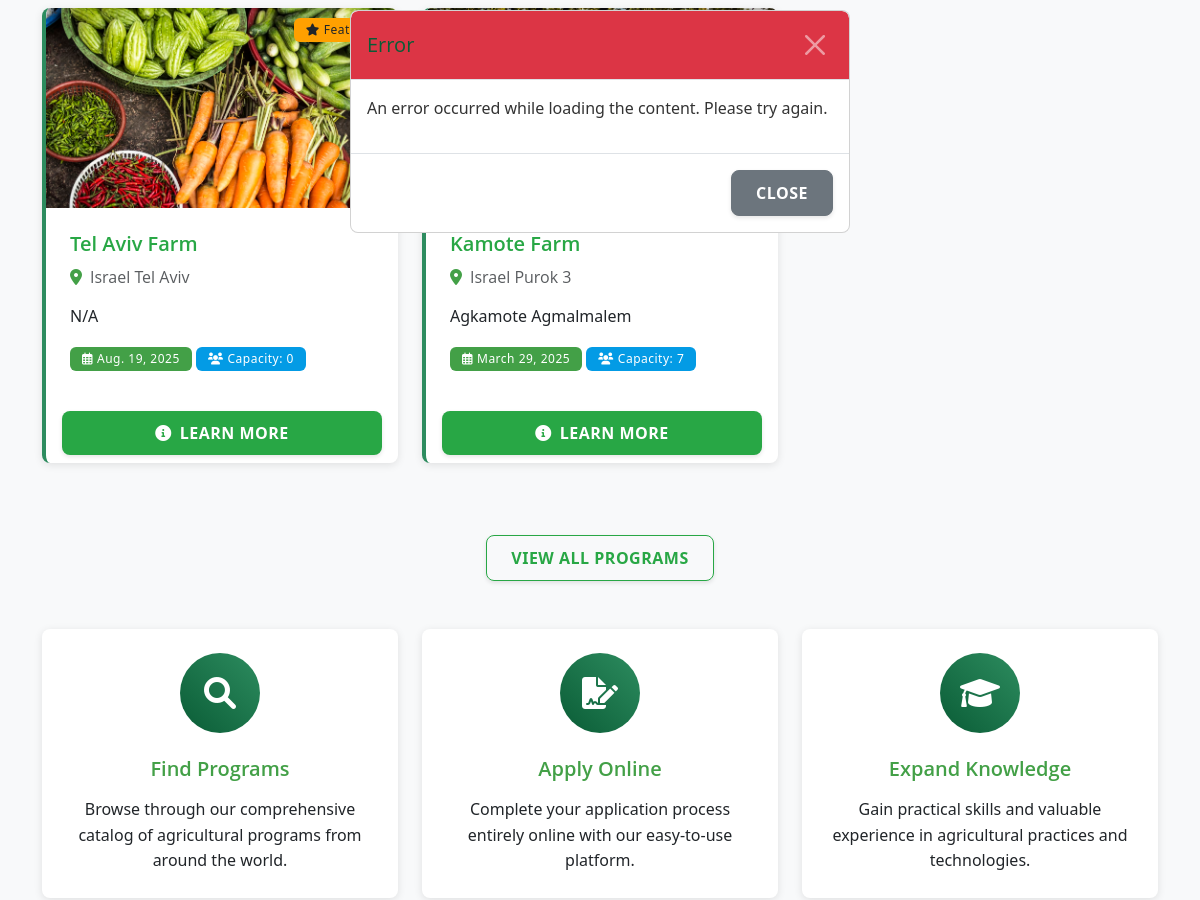
The page /auth-required/ (middle part) on the database as committed earlier.
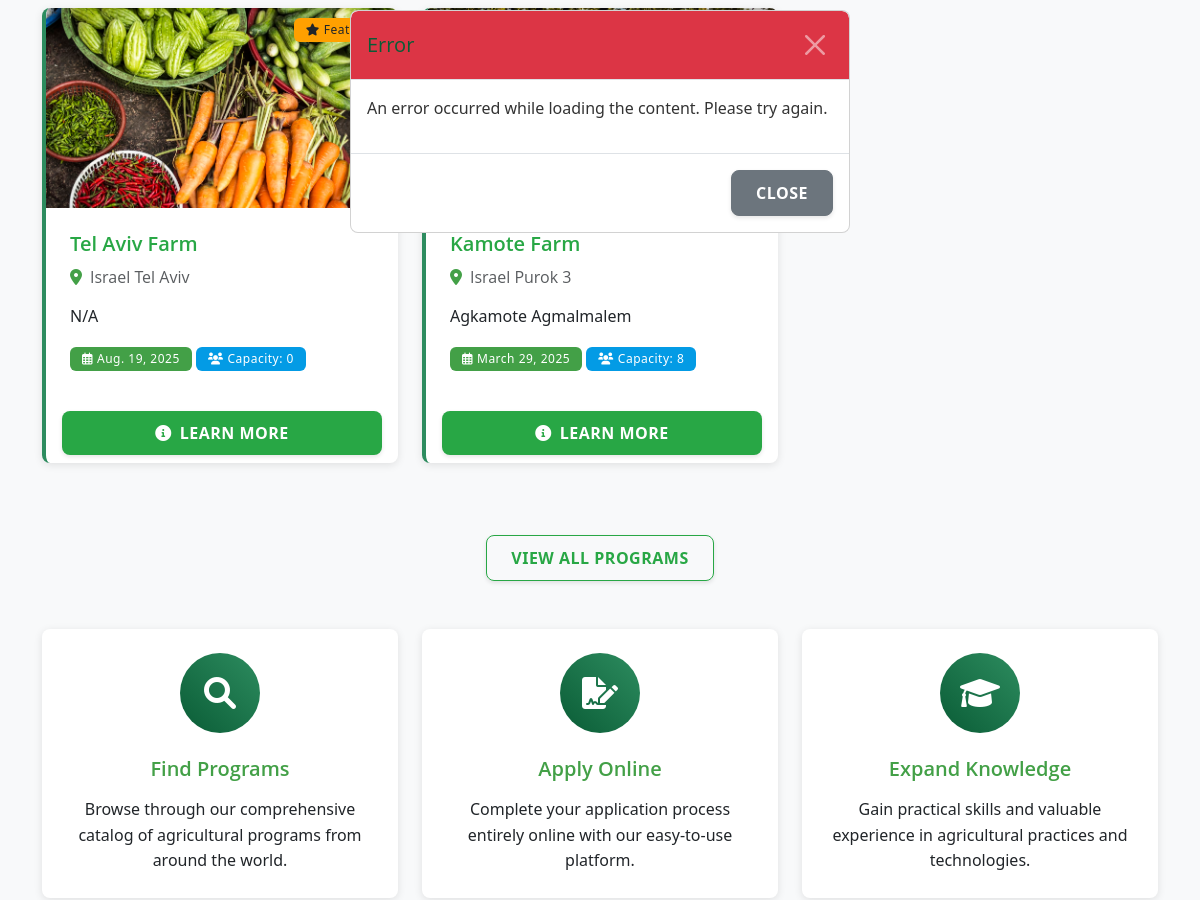
The same page on the database as committed later.
### core/models.py (models this page shows, shortened)
class AgricultureProgram(models.Model):
    title = models.CharField(max_length=200)
    description = models.TextField()
    start_date = models.DateField()
    country = models.CharField(max_length=100, help_text='Country where the program is located')
    location = models.CharField(max_length=100, help_text='Specific location within the country')
    capacity = models.PositiveIntegerField()
    registration_deadline = models.DateTimeField(blank=True, null=True,
        help_text='Deadline for program registration. If not set, registration will be open until start date.')
    image = models.ImageField(upload_to='program_images/', blank=True, null=True, help_text='Program/Farm image')
    is_featured = models.BooleanField(default=False, help_text='Display on landing page as featured program')
    created_at = models.DateTimeField(auto_now_add=True)
    updated_at = models.DateTimeField(auto_now=True)
    GENDER_REQUIREMENT_CHOICES = [
        ('Any', 'Any'),
        ('Male', 'Male Only'),
        ('Female', 'Female Only'),
    ]
    required_gender = models.CharField(max_length=10, choices=GENDER_REQUIREMENT_CHOICES, default='Any')
    requires_license = models.BooleanField(default=False, verbose_name="Requires International Driver's License")
    def get_image_url(self):
        if self.image:
            return self.image.url
        import os
        from django.conf import settings
        placeholders = {
            'Israel': 'israel-farm.jpg',
            'Japan': 'japan-farm.jpg',
            'Australia': 'australia-farm.jpg',
            'New Zealand': 'newzealand-farm.jpg',
        }
        placeholder_file = placeholders.get(self.location, 'default-farm.jpg')
        placeholder_path = os.path.join(settings.STATIC_ROOT or 'static', 'images', 'placeholders', placeholder_file)
        if os.path.exists(placeholder_path):
            return f'/static/images/placeholders/{placeholder_file}'
        else:
            location_text = self.location.replace(' ', '+')
            return f'https://placehold.co/800x400/228B22/FFFFFF/png?text={location_text}+Farm'
    class Meta:
        ordering = ['-is_featured', '-created_at']

### core/views.py (the view)
# urls.py: path('auth-required/', views.auth_required, name='auth_required'),
def auth_required(request):
    if request.user.is_authenticated:
        return redirect('profile')
    messages.info(request, 'Please log in or create an account to continue.')
    programs = AgricultureProgram.objects.all().order_by('-start_date')[:5]
    return render(request, 'index.html', { 'programs': programs, 'auto_open_modal': 'login' })

### core/context_processors.py (called while the page is built)
def notification_count(request):
    if request.user.is_authenticated:
        unread_count = Notification.objects.filter(user=request.user, read=False).count()
        return {
            'unread_notifications_count': unread_count
        }
    return {
        'unread_notifications_count': 0
    }

### templates/index.html (shortened to what this page needs)
{% extends 'base.html' %}
{% block content %}
<div class="row">
    {% for program in programs %}
    <div class="col-md-4 mb-4">
        <div class="program-card card h-100 scroll-animate">
            {% if program.is_featured %}
            <div class="position-absolute top-0 end-0 m-2">
                <span class="badge bg-warning text-dark">
                    <i class="fas fa-star me-1"></i>Featured
                </span>
            </div>
            {% endif %}
            <img src="{{ program.get_image_url }}" class="card-img-top" alt="{{ program.title }}" style="height: 200px; object-fit: cover;">
            <div class="card-body">
                <h5 class="card-title">{{ program.title }}</h5>
                <h6 class="card-subtitle mb-3 text-muted">
                    <i class="fas fa-map-marker-alt text-success me-2"></i>{{ program.location }}
                </h6>
                <p class="card-text">
                    {{ program.description|truncatewords:20 }}
                </p>
                <div class="mb-2">
                    <span class="badge bg-success">
                        <i class="far fa-calendar-alt me-1"></i>{{ program.start_date }}
                    </span>
                    <span class="badge bg-info">
                        <i class="fas fa-users me-1"></i>Capacity: {{ program.capacity }}
                    </span>
                </div>
            </div>
            <div class="card-footer bg-transparent border-0">
                <a href="{% url 'program_detail' program.id %}" class="btn btn-primary w-100">
                    <i class="fas fa-info-circle me-2"></i>Learn More
                </a>
            </div>
        </div>
    </div>
    {% empty %}
    <div class="col-12">
        <div class="alert alert-info">
            No programs available at the moment. Please check back later.
        </div>
    </div>
    {% endfor %}
</div>
<div class="row mt-5">
    <div class="col-md-12 text-center">
        <a href="{% url 'program_list' %}" class="btn btn-outline-primary">
            View All Programs
        </a>
    </div>
</div>
<div class="row mt-5">
    <div class="col-md-4">
        <div class="card text-center h-100 feature-card">
            <div class="card-body">
                <div class="icon-circle mb-4">
                    <i class="fas fa-search fa-2x text-white"></i>
                </div>
                <h5 class="card-title text-success">Find Programs</h5>
                <p class="card-text">
                    Browse through our comprehensive catalog of agricultural programs from around the world.
                </p>
            </div>
        </div>
    </div>
    <div class="col-md-4">
        <div class="card text-center h-100 feature-card">
            <div class="card-body">
                <div class="icon-circle mb-4">
                    <i class="fas fa-file-signature fa-2x text-white"></i>
                </div>
                <h5 class="card-title text-success">Apply Online</h5>
                <p class="card-text">
                    Complete your application process entirely online with our easy-to-use platform.
                </p>
            </div>
        </div>
    </div>
    <div class="col-md-4">
        <div class="card text-center h-100 feature-card">
            <div class="card-body">
                <div class="icon-circle mb-4">
                    <i class="fas fa-graduation-cap fa-2x text-white"></i>
                </div>
                <h5 class="card-title text-success">Expand Knowledge</h5>
                <p class="card-text">
                    Gain practical skills and valuable experience in agricultural practices and technologies.
                </p>
            </div>
        </div>
    </div>
</div>
{% endblock %}

Rows that differ between the two databases and show on the page:
changed AgricultureProgram "Kamote Farm": capacity "7" → "8"
